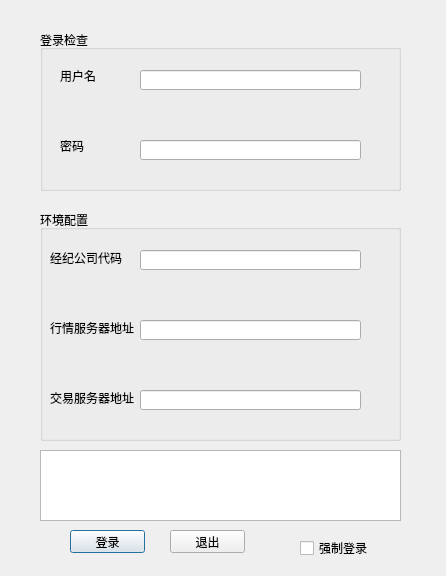
<?xml version="1.0" encoding="UTF-8"?>
<ui version="4.0">
 <class>loginDialog</class>
 <widget class="QDialog" name="loginDialog">
  <property name="geometry">
   <rect>
    <x>0</x>
    <y>0</y>
    <width>446</width>
    <height>576</height>
   </rect>
  </property>
  <property name="minimumSize">
   <size>
    <width>446</width>
    <height>576</height>
   </size>
  </property>
  <property name="maximumSize">
   <size>
    <width>446</width>
    <height>576</height>
   </size>
  </property>
  <property name="windowTitle">
   <string>Auto交易客户端</string>
  </property>
  <widget class="QPushButton" name="loginBtn">
   <property name="geometry">
    <rect>
     <x>70</x>
     <y>530</y>
     <width>75</width>
     <height>23</height>
    </rect>
   </property>
   <property name="text">
    <string>登录</string>
   </property>
  </widget>
  <widget class="QGroupBox" name="enviromentBox">
   <property name="geometry">
    <rect>
     <x>40</x>
     <y>210</y>
     <width>361</width>
     <height>231</height>
    </rect>
   </property>
   <property name="title">
    <string>环境配置</string>
   </property>
   <widget class="QLabel" name="label_3">
    <property name="geometry">
     <rect>
      <x>10</x>
      <y>40</y>
      <width>101</width>
      <height>16</height>
     </rect>
    </property>
    <property name="text">
     <string>经纪公司代码</string>
    </property>
   </widget>
   <widget class="QLabel" name="label_4">
    <property name="geometry">
     <rect>
      <x>10</x>
      <y>110</y>
      <width>111</width>
      <height>16</height>
     </rect>
    </property>
    <property name="text">
     <string>行情服务器地址</string>
    </property>
   </widget>
   <widget class="QLabel" name="label_5">
    <property name="geometry">
     <rect>
      <x>10</x>
      <y>180</y>
      <width>111</width>
      <height>16</height>
     </rect>
    </property>
    <property name="text">
     <string>交易服务器地址</string>
    </property>
   </widget>
   <widget class="QLineEdit" name="brokerIdEdit">
    <property name="geometry">
     <rect>
      <x>100</x>
      <y>40</y>
      <width>221</width>
      <height>20</height>
     </rect>
    </property>
   </widget>
   <widget class="QLineEdit" name="mdAddressEdit">
    <property name="geometry">
     <rect>
      <x>100</x>
      <y>110</y>
      <width>221</width>
      <height>20</height>
     </rect>
    </property>
   </widget>
   <widget class="QLineEdit" name="trAddressEdit">
    <property name="geometry">
     <rect>
      <x>100</x>
      <y>180</y>
      <width>221</width>
      <height>20</height>
     </rect>
    </property>
   </widget>
  </widget>
  <widget class="QGroupBox" name="loginBox">
   <property name="geometry">
    <rect>
     <x>40</x>
     <y>30</y>
     <width>361</width>
     <height>161</height>
    </rect>
   </property>
   <property name="title">
    <string>登录检查</string>
   </property>
   <widget class="QLabel" name="label">
    <property name="geometry">
     <rect>
      <x>20</x>
      <y>40</y>
      <width>54</width>
      <height>12</height>
     </rect>
    </property>
    <property name="text">
     <string>用户名</string>
    </property>
   </widget>
   <widget class="QLabel" name="label_2">
    <property name="geometry">
     <rect>
      <x>20</x>
      <y>110</y>
      <width>54</width>
      <height>12</height>
     </rect>
    </property>
    <property name="text">
     <string>密码</string>
    </property>
   </widget>
   <widget class="QLineEdit" name="userEdit">
    <property name="geometry">
     <rect>
      <x>100</x>
      <y>40</y>
      <width>221</width>
      <height>20</height>
     </rect>
    </property>
   </widget>
   <widget class="QLineEdit" name="pwEdit">
    <property name="geometry">
     <rect>
      <x>100</x>
      <y>110</y>
      <width>221</width>
      <height>20</height>
     </rect>
    </property>
    <property name="whatsThis">
     <string/>
    </property>
   </widget>
  </widget>
  <widget class="QPushButton" name="logoutBtn">
   <property name="geometry">
    <rect>
     <x>170</x>
     <y>530</y>
     <width>75</width>
     <height>23</height>
    </rect>
   </property>
   <property name="text">
    <string>退出</string>
   </property>
  </widget>
  <widget class="QTextBrowser" name="loggingBrowser">
   <property name="geometry">
    <rect>
     <x>40</x>
     <y>450</y>
     <width>361</width>
     <height>71</height>
    </rect>
   </property>
  </widget>
  <widget class="QCheckBox" name="forceCheckBox">
   <property name="geometry">
    <rect>
     <x>300</x>
     <y>540</y>
     <width>71</width>
     <height>16</height>
    </rect>
   </property>
   <property name="text">
    <string>强制登录</string>
   </property>
  </widget>
 </widget>
 <layoutdefault spacing="6" margin="11"/>
 <resources/>
 <connections>
  <connection>
   <sender>logoutBtn</sender>
   <signal>clicked()</signal>
   <receiver>loginDialog</receiver>
   <slot>close()</slot>
   <hints>
    <hint type="sourcelabel">
     <x>207</x>
     <y>511</y>
    </hint>
    <hint type="destinationlabel">
     <x>222</x>
     <y>287</y>
    </hint>
   </hints>
  </connection>
 </connections>
</ui>
